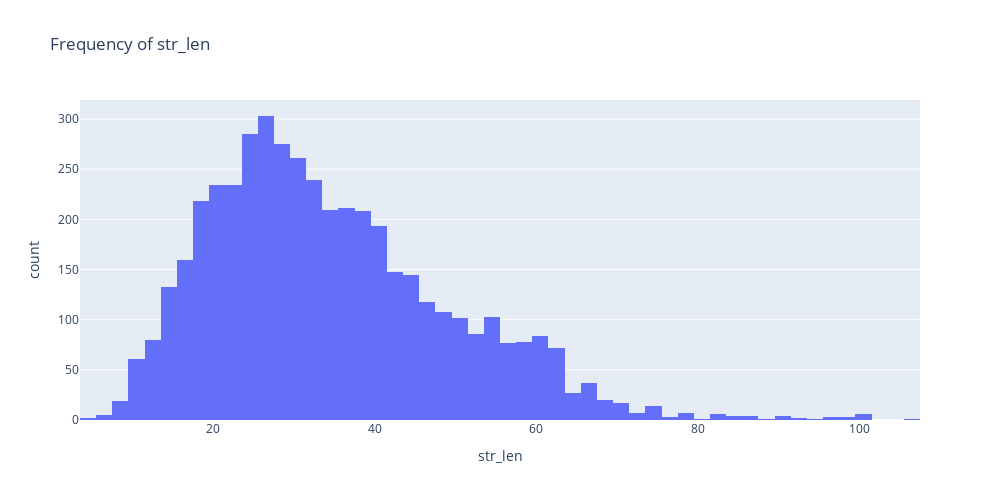

Notebook source saved alongside this figure:
### Code cell
# The distribution of the number of characters does not show particular patterns. It looks a bit like a normal distribution.
df["str_len"] = df["title"].apply(lambda x: len(x))
df_plot = df.groupby("title")["str_len"].mean().reset_index()
fig = px.histogram(
    df_plot, x="str_len", width=1000, height=500, title="Frequency of str_len"
)
fig.show()

### Figure 1 — Plotly figure (JSON) as saved in the notebook; plotly's stock layout.template omitted (floating-point values rounded to 4 significant figures; data arrays with more than 128 entries replaced by an {"elided": "..."} marker saying what was removed)
{"data": [{"alignmentgroup": "True", "bingroup": "x", "hovertemplate": "str_len=%{x}<br>count=%{y}<extra></extra>", "legendgroup": "", "marker": {"color": "#636efa", "pattern": {"shape": ""}}, "name": "", "offsetgroup": "", "orientation": "v", "showlegend": false, "type": "histogram", "x": {"elided": "4618 int values"}, "xaxis": "x", "yaxis": "y"}], "layout": {"barmode": "relative", "height": 500, "legend": {"tracegroupgap": 0}, "title": {"text": "Frequency of str_len"}, "width": 1000, "xaxis": {"anchor": "y", "domain": [0, 1], "title": {"text": "str_len"}}, "yaxis": {"anchor": "x", "domain": [0, 1], "title": {"text": "count"}}}}
